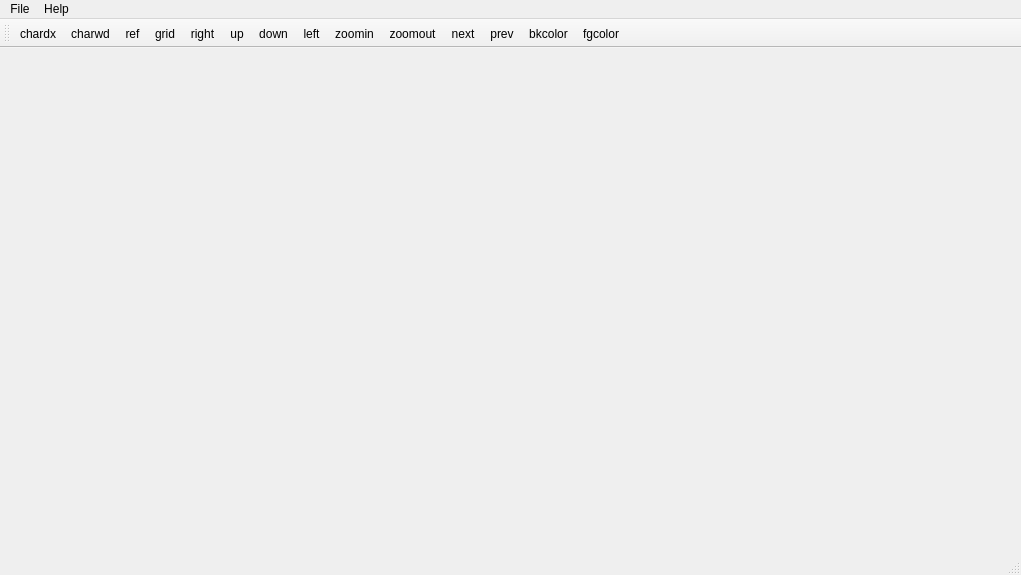
<?xml version="1.0" encoding="UTF-8"?>
<ui version="4.0">
 <class>MainWindow</class>
 <widget class="QMainWindow" name="MainWindow">
  <property name="geometry">
   <rect>
    <x>0</x>
    <y>0</y>
    <width>1021</width>
    <height>575</height>
   </rect>
  </property>
  <property name="windowTitle">
   <string>TeXFontViewerQt</string>
  </property>
  <property name="autoFillBackground">
   <bool>false</bool>
  </property>
  <property name="styleSheet">
   <string notr="true"/>
  </property>
  <widget class="QWidget" name="centralWidget"/>
  <widget class="QMenuBar" name="menuBar">
   <property name="geometry">
    <rect>
     <x>0</x>
     <y>0</y>
     <width>1021</width>
     <height>21</height>
    </rect>
   </property>
   <widget class="QMenu" name="menuFile">
    <property name="title">
     <string>File</string>
    </property>
    <addaction name="actionOpen"/>
    <addaction name="actionExit"/>
   </widget>
   <widget class="QMenu" name="menuHelp">
    <property name="title">
     <string>Help</string>
    </property>
    <addaction name="actionAbout"/>
   </widget>
   <addaction name="menuFile"/>
   <addaction name="menuHelp"/>
  </widget>
  <widget class="QStatusBar" name="statusBar"/>
  <widget class="QToolBar" name="toolBar">
   <property name="windowTitle">
    <string>toolBar</string>
   </property>
   <property name="iconSize">
    <size>
     <width>30</width>
     <height>35</height>
    </size>
   </property>
   <property name="toolButtonStyle">
    <enum>Qt::ToolButtonTextUnderIcon</enum>
   </property>
   <attribute name="toolBarArea">
    <enum>TopToolBarArea</enum>
   </attribute>
   <attribute name="toolBarBreak">
    <bool>false</bool>
   </attribute>
   <addaction name="actionchardx"/>
   <addaction name="actioncharwd"/>
   <addaction name="actionref"/>
   <addaction name="actiongrid"/>
   <addaction name="actionright"/>
   <addaction name="actionup"/>
   <addaction name="actiondown"/>
   <addaction name="actionleft"/>
   <addaction name="actionzoomin"/>
   <addaction name="actionzoomout"/>
   <addaction name="actionnext"/>
   <addaction name="actionprev"/>
   <addaction name="actionbkcolor"/>
   <addaction name="actionfgcolor"/>
  </widget>
  <action name="actionOpen">
   <property name="text">
    <string>Open...</string>
   </property>
  </action>
  <action name="actionExit">
   <property name="text">
    <string>Exit</string>
   </property>
  </action>
  <action name="actionAbout">
   <property name="text">
    <string>About...</string>
   </property>
  </action>
  <action name="actionchardx">
   <property name="checkable">
    <bool>true</bool>
   </property>
   <property name="icon">
    <iconset resource="resource.qrc">
     <normaloff>:/new/prefix1/chardx.png</normaloff>:/new/prefix1/chardx.png</iconset>
   </property>
   <property name="text">
    <string>chardx</string>
   </property>
  </action>
  <action name="actioncharwd">
   <property name="checkable">
    <bool>true</bool>
   </property>
   <property name="icon">
    <iconset resource="resource.qrc">
     <normaloff>:/new/prefix1/charwd.png</normaloff>:/new/prefix1/charwd.png</iconset>
   </property>
   <property name="text">
    <string>charwd</string>
   </property>
  </action>
  <action name="actionref">
   <property name="checkable">
    <bool>true</bool>
   </property>
   <property name="icon">
    <iconset resource="resource.qrc">
     <normaloff>:/new/prefix1/ref.png</normaloff>:/new/prefix1/ref.png</iconset>
   </property>
   <property name="text">
    <string>ref</string>
   </property>
  </action>
  <action name="actiongrid">
   <property name="checkable">
    <bool>true</bool>
   </property>
   <property name="icon">
    <iconset resource="resource.qrc">
     <normaloff>:/new/prefix1/grid.png</normaloff>:/new/prefix1/grid.png</iconset>
   </property>
   <property name="text">
    <string>grid</string>
   </property>
  </action>
  <action name="actionright">
   <property name="icon">
    <iconset resource="resource.qrc">
     <normaloff>:/new/prefix1/right.png</normaloff>:/new/prefix1/right.png</iconset>
   </property>
   <property name="text">
    <string>right</string>
   </property>
  </action>
  <action name="actionup">
   <property name="icon">
    <iconset resource="resource.qrc">
     <normaloff>:/new/prefix1/up.png</normaloff>:/new/prefix1/up.png</iconset>
   </property>
   <property name="text">
    <string>up</string>
   </property>
  </action>
  <action name="actiondown">
   <property name="icon">
    <iconset resource="resource.qrc">
     <normaloff>:/new/prefix1/down.png</normaloff>:/new/prefix1/down.png</iconset>
   </property>
   <property name="text">
    <string>down</string>
   </property>
  </action>
  <action name="actionleft">
   <property name="icon">
    <iconset resource="resource.qrc">
     <normaloff>:/new/prefix1/left.png</normaloff>:/new/prefix1/left.png</iconset>
   </property>
   <property name="text">
    <string>left</string>
   </property>
  </action>
  <action name="actionzoomin">
   <property name="icon">
    <iconset resource="resource.qrc">
     <normaloff>:/new/prefix1/zoomin.png</normaloff>:/new/prefix1/zoomin.png</iconset>
   </property>
   <property name="text">
    <string>zoomin</string>
   </property>
  </action>
  <action name="actionzoomout">
   <property name="icon">
    <iconset resource="resource.qrc">
     <normaloff>:/new/prefix1/zoomout.png</normaloff>:/new/prefix1/zoomout.png</iconset>
   </property>
   <property name="text">
    <string>zoomout</string>
   </property>
  </action>
  <action name="actionnext">
   <property name="icon">
    <iconset resource="resource.qrc">
     <normaloff>:/new/prefix1/next.png</normaloff>:/new/prefix1/next.png</iconset>
   </property>
   <property name="text">
    <string>next</string>
   </property>
  </action>
  <action name="actionprev">
   <property name="icon">
    <iconset resource="resource.qrc">
     <normaloff>:/new/prefix1/prev.png</normaloff>:/new/prefix1/prev.png</iconset>
   </property>
   <property name="text">
    <string>prev</string>
   </property>
  </action>
  <action name="actionbkcolor">
   <property name="icon">
    <iconset resource="resource.qrc">
     <normaloff>:/new/prefix1/bkcolor.png</normaloff>:/new/prefix1/bkcolor.png</iconset>
   </property>
   <property name="text">
    <string>bkcolor</string>
   </property>
   <property name="toolTip">
    <string>bkcolor</string>
   </property>
  </action>
  <action name="actionfgcolor">
   <property name="icon">
    <iconset resource="resource.qrc">
     <normaloff>:/new/prefix1/fgcolor.png</normaloff>:/new/prefix1/fgcolor.png</iconset>
   </property>
   <property name="text">
    <string>fgcolor</string>
   </property>
  </action>
 </widget>
 <layoutdefault spacing="6" margin="11"/>
 <resources>
  <include location="resource.qrc"/>
 </resources>
 <connections/>
</ui>
